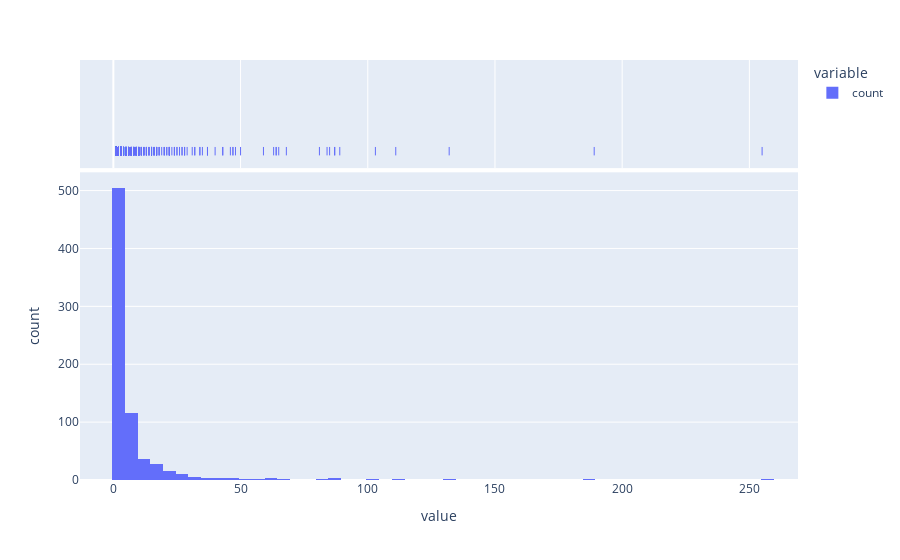

Notebook cell for this chart:
### Code cell
px.histogram(product_prby['count'], marginal='rug')

### Figure 1 — Plotly figure (JSON) as saved in the notebook; plotly's stock layout.template omitted (floating-point values rounded to 4 significant figures; data arrays with more than 128 entries replaced by an {"elided": "..."} marker saying what was removed)
{"data": [{"alignmentgroup": "True", "bingroup": "x", "hovertemplate": "variable=count<br>value=%{x}<br>count=%{y}<extra></extra>", "legendgroup": "count", "marker": {"color": "#636efa", "pattern": {"shape": ""}}, "name": "count", "offsetgroup": "count", "orientation": "v", "showlegend": true, "type": "histogram", "x": {"elided": "745 int values"}, "xaxis": "x", "yaxis": "y"}, {"alignmentgroup": "True", "boxpoints": "all", "fillcolor": "rgba(255,255,255,0)", "hoveron": "points", "hovertemplate": "variable=count<br>value=%{x}<extra></extra>", "jitter": 0, "legendgroup": "count", "line": {"color": "rgba(255,255,255,0)"}, "marker": {"color": "#636efa", "symbol": "line-ns-open"}, "name": "count", "offsetgroup": "count", "showlegend": false, "type": "box", "x": {"elided": "745 int values"}, "xaxis": "x2", "yaxis": "y2"}], "layout": {"barmode": "relative", "legend": {"title": {"text": "variable"}, "tracegroupgap": 0}, "margin": {"t": 60}, "xaxis": {"anchor": "y", "domain": [0, 1], "title": {"text": "value"}}, "xaxis2": {"anchor": "y2", "domain": [0, 1], "matches": "x", "showgrid": true, "showticklabels": false}, "yaxis": {"anchor": "x", "domain": [0, 0.7326], "title": {"text": "count"}}, "yaxis2": {"anchor": "x2", "domain": [0.7426, 1], "matches": "y2", "showgrid": false, "showline": false, "showticklabels": false, "ticks": ""}}}
